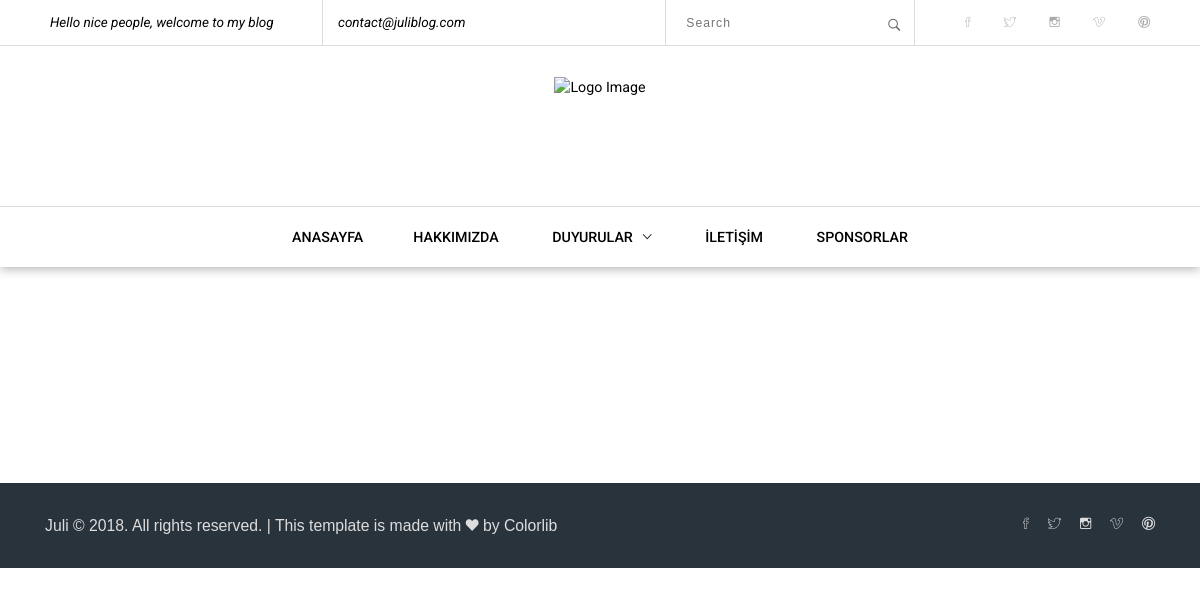
The page /category/15/etkinlik-duyurusu/ on the database as committed earlier.
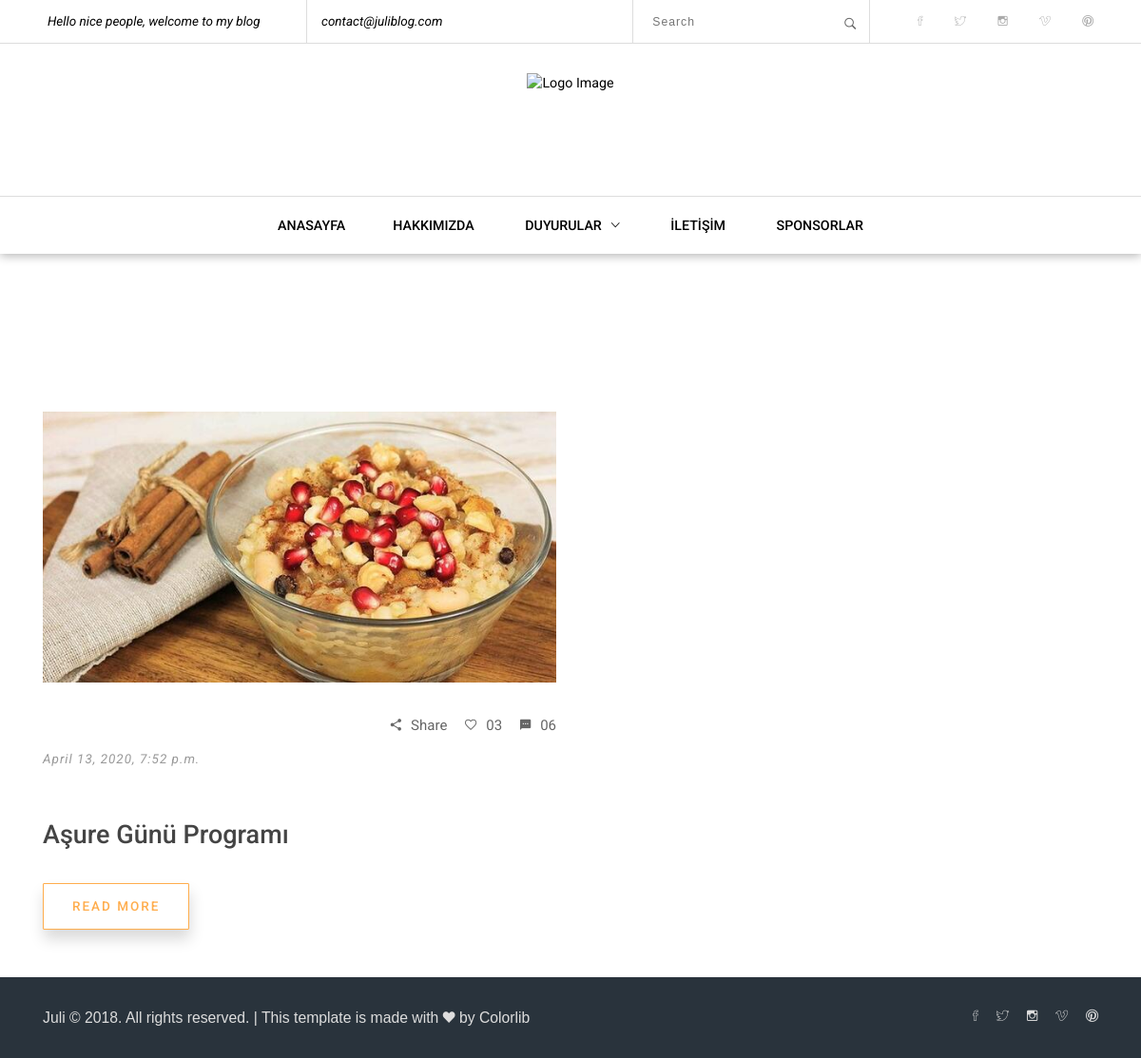
The same page on the database as committed later.
### announcement/models.py (models this page shows, shortened)
class Announcement(models.Model):
    STATUS = (
        ('True', 'Evet'),
        ('False', 'Hayır'),
    )
    category = models.ForeignKey(Category, on_delete=models.CASCADE)
    title = models.CharField(max_length=100)
    keywords = models.CharField(max_length=255)
    description = models.CharField(max_length=255)
    image = models.ImageField(blank=True, upload_to='images/')
    status = models.CharField(max_length=10, choices=STATUS)
    detail = RichTextUploadingField()
    slug = models.SlugField()
    create_at = models.DateTimeField(auto_now_add=True)
    update_at = models.DateTimeField(auto_now=True)
    def image_tag(self):
        return mark_safe('<img src="{}" height="50"/>'.format(self.image.url))
    image_tag.short_description = 'Image'

### home/views.py (the view)
# urls.py: path('category/<int:id>/<slug:slug>/', views.category_announcements, name='category_announcements'),
def category_announcements(request, id, slug):
    category = Category.objects.all()
    categorydata = Category.objects.get(pk=id)
    announcements = Announcement.objects.filter(category_id=id)
    context = {'announcements': announcements,
               'category': category,
               'categorydata': categorydata}
    return render(request, 'announcements.html', context)

### home/templates/announcements.html (shortened to what this page needs)
{% extends "homebase.html" %}
{% load static %}
{% block head %}
    <link href="{% static 'common-css/bootstrap.css' %}" rel="stylesheet">
    <link href="{% static 'common-css/ionicons.css' %}" rel="stylesheet">
    <link href="{% static '04-Contact/css/styles.css' %}" rel="stylesheet">
    <link href="{% static '04-Contact/css/responsive.css' %}" rel="stylesheet">
{% endblock %}
{% block body %}
     <div id="breadcrumb">
       <div class="container">
           <ul class="breadcrumb">
               <li><a href="/">ANASAYFA</a></li>
               <li> {{ categorydata.title }} </li>
           </ul>
       </div>
    </div>
    <section class="blog-area">
        <div class="container">
            <div class="row">
                {% for rs in announcements %}
                <div class="col-md-4 col-sm-6 col-xl-6">
                    <div class="single-post">
                        <div class="image-wrapper"><img src="{{ rs.image.url }}" alt="Blog Image"></div>
                        <div class="icons">
                            <ul class="right-area social-icons">
                                <li><a href="#"><i class="ion-android-share-alt"></i>Share</a></li>
                                <li><a href="#"><i class="ion-android-favorite-outline"></i>03</a></li>
                                <li><a href="#"><i class="ion-android-textsms"></i>06</a></li>
                            </ul>
                        </div>
                        <h6 class="date"><em>{{ rs.create_at }}</em></h6>
                        <h3 class="title">
                            <a href="/announcement/{{ rs.id }}/{{ rs.slug }}"><b class="light-color">{{ rs.title }}</b></a>
                        </h3>
                        <a class="btn read-more-btn" href="/announcement/{{ rs.id }}/{{ rs.slug }}"><b>READ MORE</b></a>
                    </div>
                </div>
                {% endfor %}
            </div>
        </div>
    </section>
{% endblock %}

### home/templates/homebase.html (shortened to what this page needs)
<!DOCTYPE html>
<html lang="en">
{% load static %}
<head>
    <link href="../static/common-css/bootstrap.css" rel="stylesheet">
    <link href="{% static 'common-css/ionicons.css' %}" rel="stylesheet">
    <link href="{% static 'common-css/layerslider.css' %}" rel="stylesheet">
    <link href="{% static '01-homepage/css/styles.css' %}" rel="stylesheet">
    <link href="{% static '01-homepage/css/responsive.css' %}" rel="stylesheet">
    {% block head %}                                          {% endblock %}
</head>
<body>
{% include 'header.html' %}
{% block body %}{% endblock %}
{% include 'footer.html' %}
</body>
</html>

### home/templates/header.html (shortened to what this page needs)
{% load static %}
<header>
    <div class="top-menu">
        <ul class="left-area welcome-area">
            <li class="hello-blog">Hello nice people, welcome to my blog</li>
            <li><a href="mailto:contact@juliblog.com">contact@juliblog.com</a></li>
        </ul>
        <div class="right-area">
            <div class="src-area">
                <form action="post">
                    <input class="src-input" type="text" placeholder="Search">
                    <button class="src-btn" type="submit"><i class="ion-ios-search-strong"></i></button>
                </form>
            </div>
            <ul class="social-icons">
                <li><a href="#"><i class="ion-social-facebook-outline"></i></a></li>
                <li><a href="#"><i class="ion-social-twitter-outline"></i></a></li>
                <li><a href="#"><i class="ion-social-instagram-outline"></i></a></li>
                <li><a href="#"><i class="ion-social-vimeo-outline"></i></a></li>
                <li><a href="#"><i class="ion-social-pinterest-outline"></i></a></li>
            </ul>
        </div>
    </div>
    <div class="middle-menu center-text"><a href="#" class="logo"><img src="{% static 'images/baslık.png' %}"
                                                                       alt="Logo Image"></a></div>
    <div class="bottom-area">
        <ul class="main-menu visible-on-click" id="main-menu">
            <li class="drop-down"><a href="#!">ANASAYFA</a>
            <li><a href="/about">HAKKIMIZDA</a></li>
            <li class="drop-down"><a href="#!">DUYURULAR<i class="ion-ios-arrow-down"></i></a>
                {% load mptt_tags %}
            </li>
            <li><a href="/contact">İLETİŞİM</a></li>
            <li><a href="/sponsor">SPONSORLAR</a></li>
        </ul>
    </div>
</header>

### home/templates/footer.html (shortened to what this page needs)
{% load static %}
<footer>
    <div class="container">
        <div class="row">
            <div class="col-sm-6">
                <div class="footer-section">
                    <p class="copyright">Juli &copy; 2018. All rights reserved. | This template is made with <i
                            class="ion-heart" aria-hidden="true"></i> by <a href="https://colorlib.com" target="_blank">Colorlib</a>
                    </p>
                </div>
            </div>
            <div class="col-sm-6">
                <div class="footer-section">
                    <ul class="social-icons">
                        <li><a href="#"><i class="ion-social-facebook-outline"></i></a></li>
                        <li><a href="#"><i class="ion-social-twitter-outline"></i></a></li>
                        <li><a href="#"><i class="ion-social-instagram-outline"></i></a></li>
                        <li><a href="#"><i class="ion-social-vimeo-outline"></i></a></li>
                        <li><a href="#"><i class="ion-social-pinterest-outline"></i></a></li>
                    </ul>
                </div>
            </div>
        </div>
    </div>
</footer>

### home/static/01-homepage/css/styles.css (style rules this page uses)
html { font-size: 100%; height: 100%; overflow-x: hidden; touch-action: manipulation; }
body { font-size: 15px; font-family: 'Roboto', sans-serif; width: 100%; height: 100%; margin: 0; font-weight: 400; -webkit-font-smoothing: antialiased; -moz-osx-font-smoothing: grayscale; word-wrap: break-word; color: #000; }
h1, h2, h3, h4, h5, h6, p, a, ul, span, li, img, inpot, button { margin: 0; padding: 0; }
h1,h2,h3,h4,h5,h6 { line-height: 1.5; font-weight: inherit; }
p { line-height: 1.6; font-size: 1.05em; font-family: 'Maven Pro', sans-serif; font-weight: 400; color: #555; }
h3 { font-size: 1.8em; }
h6 { font-size: .9em; letter-spacing: 1px; }
a, button { display: inline-block; text-decoration: none; color: inherit; transition: all .3s; }
b { font-weight: 500; }
img { width: 100%; }
li { list-style: none; display: inline-block; }
button { outline: 0; border: 0; background: none; cursor: pointer; }
b.light-color { color: #444; }
.btn { font-size: .9em; padding: 15px 30px; border-radius: 1px; letter-spacing: 2px; border: 1px solid #FFAD4D; background: #FFAD4D; color: #fff; }
.center-text { text-align: center; }
.left-area { float: left; }
.right-area { float: right; }
header { position: absolute; left: 0; right: 0; top: 0; z-index: 1000; font-size: .95em; box-shadow: 0px 2px 10px rgba(0,0,0, .3); background: #fff; }
header .top-menu { width: 100%; height: 45px; line-height: 45px; overflow: hidden; font-size: .95em; font-style: italic; }
header .top-menu ul.welcome-area { padding-left: 20px; }
header .top-menu ul.welcome-area > li { margin: 0 15px; padding: 0 15px; border-left: 1px solid #ddd; }
header .top-menu ul > li:first-child { border-left: 0; }
header .top-menu ul.social-icons { display: inline-block; padding: 0 35px; color: #aaa; }
header .top-menu ul.social-icons > li > a { padding: 0 15px; }
header .src-area { position: relative; float: left; height: 45px; width: 250px; display: inline-block; border-left: 1px solid #ddd; border-right: 1px solid #ddd; background: #fff; }
header .src-area .src-input { position: absolute; top: 0; bottom: 0; left: 0; right: 0; width: 100%; padding: 0 40px 0 20px; background: transparent; border: 0; outline: 0; }
header .src-area .src-btn { position: absolute; top: 0; bottom: 0; right: 0; width: 40px; font-size: 1.2em; opacity: .6; z-index: 10; }
header .middle-menu { border-top: 1px solid #ddd; border-bottom: 1px solid #ddd; }
header .logo { padding: 30px 0; height: 160px; }
header .logo img { height: 100%; width: auto; }
header .bottom-area { text-align: center; }
header .main-menu { font-weight: 500; }
header .main-menu > li > a { height: 60px; line-height: 60px; padding: 0 25px; }
header .main-menu li.drop-down { position: relative; text-align: left; }
header .main-menu li i { margin-left: 10px; }
.single-post .icons { overflow: hidden; line-height: 30px; margin: 30px 0 10px; }
.single-post .icons ul.social-icons { color: #666; }
.single-post .icons ul.social-icons > li > a { padding-left: 15px; }
.single-post .icons ul.social-icons > li > a > i { margin-right: 10px; }
.single-post .title { margin: 20px 0 15px; }
.single-post .date { color: #999; }
.single-post .read-more-btn { clear: both; margin-top: 30px; box-shadow: 1px 10px 15px rgba(0,0,0, .15); border: 1px solid #FFAD4D; background: #fff; color: #FFAD4D; }
.src-area { line-height: 50px; position: relative; }
.src-area input { display: block; width: 100%; padding: 0 50px 0 20px; border: 0; outline: 0; border-bottom: 1px solid #bbb; }
.src-area .src-btn { position: absolute; top: 0; right: 20px; height: 50px; }
footer { background: #29333C; color: #ddd; }
footer .footer-section { margin: 30px 0; }
footer .copyright { color: #ddd; }
footer .social-icons { text-align: right; }
footer .social-icons > li > a { padding-left: 15px; }

Rows that differ between the two databases and show on the page:
added Announcement: image (picture), create_at "April 13, 2020, 7:52 p.m.", title "Aşure Günü Programı"
